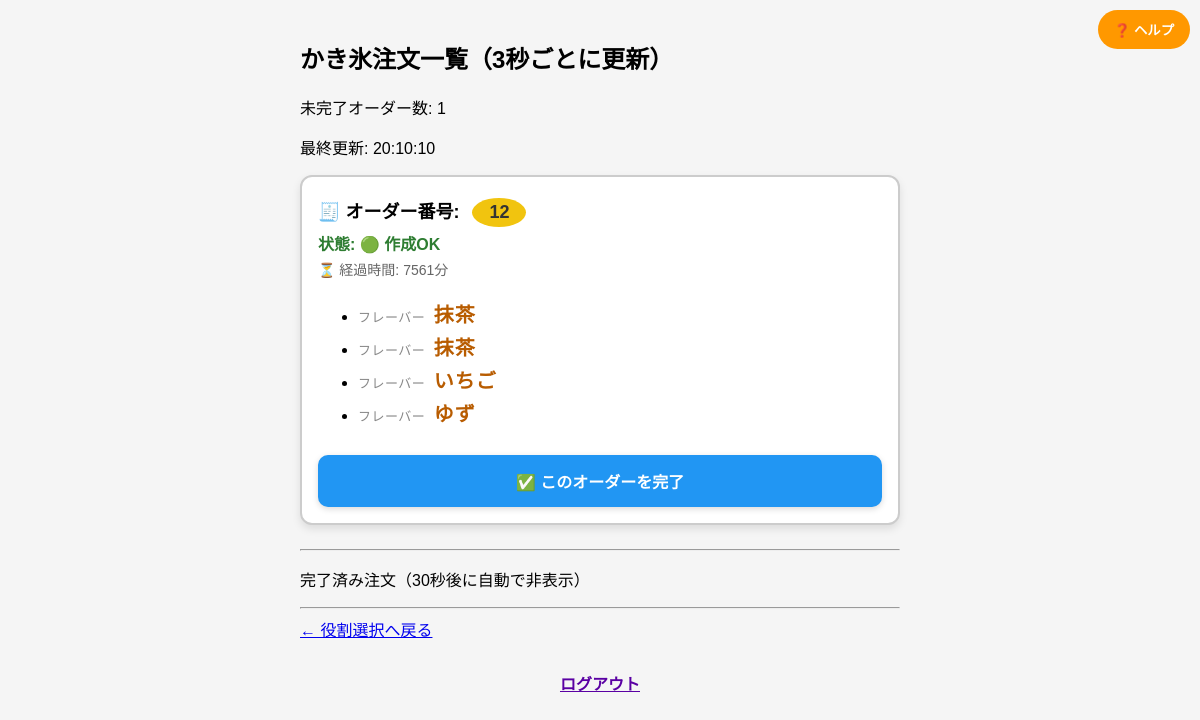
The page /shavedice/kitchen/ on the database as committed earlier.
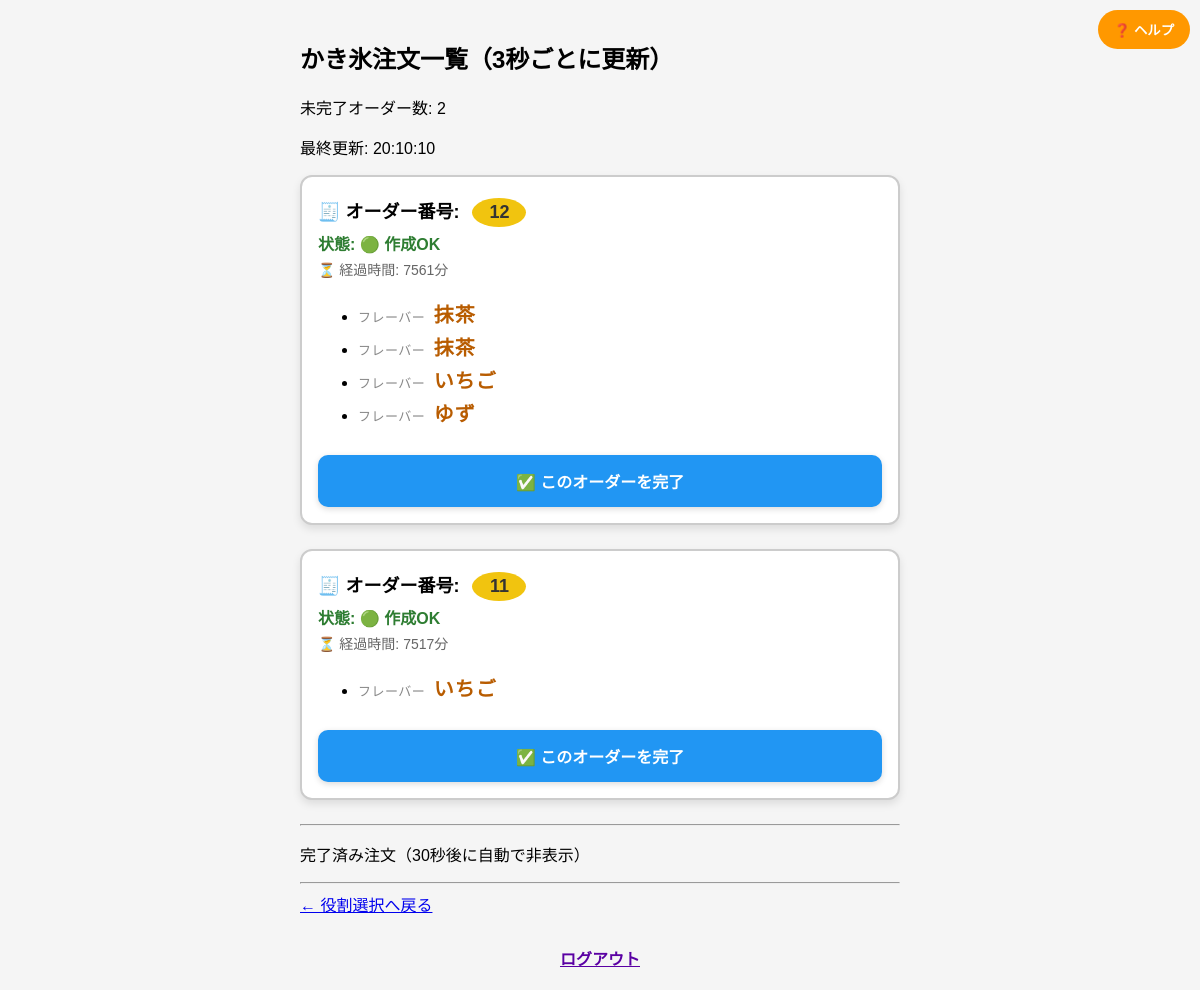
The same page on the database as committed later.
### shavedice/models.py (models this page shows, shortened)
class ShavedIceOrder(models.Model):
    FLAVOR_CHOICES = [
        ('抹茶', '抹茶'),
        ('いちご', 'いちご'),
        ('ゆず', 'ゆず'),
    ]
    flavor = models.CharField(max_length=50, choices=FLAVOR_CHOICES)  # フレーバー
    group_id = models.CharField(max_length=50, default='')  # グループID
    is_completed = models.BooleanField(default=False)  # 完了フラグ
    clip_color = models.CharField(
        max_length=10,
        choices=CLIP_COLOR_CHOICES,
        default='white'  # デフォルトで白色
    )  # クリップ色
    clip_number = models.IntegerField(default=0)  # クリップ番号（未指定時は0番）
    timestamp = models.DateTimeField(auto_now_add=True)  # 注文受付時刻
    completed_at = models.DateTimeField(null=True, blank=True)  # 完了時刻
    status = models.CharField(max_length=10, choices=ORDER_STATUS_CHOICES, default='ok')  # 注文状態
    is_auto_stopped = models.BooleanField(default=False)  # 自動STOPかどうか
    note = models.TextField(blank=True, null=True)  # 備考欄
    class Meta:
        verbose_name = "かき氷注文"
        verbose_name_plural = "かき氷注文"

### shavedice/views.py (the view)
# urls.py: path('kitchen/', views.shavedice_kitchen, name='shavedice_kitchen'),
def shavedice_kitchen(request):
    now = timezone.localtime()
    active_orders = ShavedIceOrder.objects.filter(is_completed=False).order_by('timestamp')
    completed_orders = ShavedIceOrder.objects.filter(is_completed=True).order_by('-completed_at')
    grouped_active = {}
    grouped_completed = {}
    for order in active_orders:
        delta = now - order.timestamp
        order.elapsed_minutes = int(delta.total_seconds() // 60)
        grouped_active.setdefault(order.group_id, []).append(order)
    for order in completed_orders:
        if order.completed_at and (now - order.completed_at).total_seconds() <= 30:
            grouped_completed.setdefault(order.group_id, []).append(order)
    context = {
        "grouped_orders": grouped_active,
        "completed_orders": grouped_completed,
        "now": now,
        "active_count": len(grouped_active),
        "debug": True
    }
    return render(request, "shavedice/shavedice_kitchen.html", context)

### templates/shavedice/shavedice_kitchen.html (shortened to what this page needs)
{% load custom_filters %}
{% load static %}
<!DOCTYPE html>
<html lang="ja">
<head>
</head>
<body>
  <h2>かき氷注文一覧（3秒ごとに更新）</h2>
  <p>未完了オーダー数: {{ active_count }}</p>
  <p>最終更新: {{ now|time:"H:i:s" }}</p>
<button id="helpButton" onclick="openHelp()">❓ ヘルプ</button>
  {% for group_id, orders in grouped_orders.items %}
<div class="order-card">
<p class="clip-id">
  🧾 オーダー番号:
  <span class="clip-badge {% if orders.0.clip_color == 'yellow' %}yellow{% else %}white{% endif %}">
    {{ orders.0.clip_number }}
  </span>
</p>
  <p class="status-line">
    状態:
    {% if orders.0.status == 'ok' %}
      🟢 作成OK
    {% elif orders.0.status == 'stop' %}
      🔴 STOP中
      {% if orders.0.is_auto_stopped %}<span style="color: red;">（自動）</span>{% endif %}
    {% endif %}
  </p>
  <p class="elapsed-time">⏳ 経過時間: {{ orders.0.elapsed_minutes }}分</p>
<ul>
  {% for order in orders %}
    <li>
      <span class="flavor-label">フレーバー</span>
      <span class="flavor-strong">{{ order.flavor }}</span>
    </li>
  {% endfor %}
</ul>
    {% if orders.0.status != 'stop' %}
<form method="post" action="/shavedice/complete_group/{{ orders.0.group_id }}/" onsubmit="return showCompleteMessage();">
  <button type="submit" class="complete-button">✅ このオーダーを完了</button>
</form>
    {% else %}
      <p style="color: red; font-weight: bold; margin-top: 12px;">
        🔒 STOP中のため完了できません
      </p>
    {% endif %}
  </div>
{% endfor %}
  <hr>
  <p>完了済み注文（30秒後に自動で非表示）</p>
  <hr>
  <a href="/">← 役割選択へ戻る</a>
  <div class="logout-bottom">
    <a href="/logout/" style="font-weight: bold; color: #5a00a3;">ログアウト</a>
  </div>
</body>
</html>

Rows that differ between the two databases and show on the page:
added ShavedIceOrder: clip_number "11", status "🟢 作成OK", orders "7517", flavor "いちご"
Other text that changed with them:
{{ active_count }}: "1" → "2"
